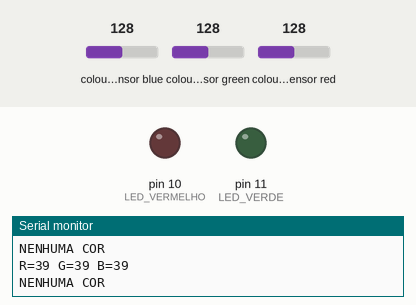
Recording of a sketch running on a simulated Arduino Uno, built with avr-gcc and run on an emulated ATmega328P. Shown: output pins drawn as LEDs (lit = HIGH), the last lines printed to the serial monitor. Wiring (inferred from the names in the program): TCS3200 colour sensor: output pin 8; S2 pin 6; S3 pin 7; S0 pin 4; S1 pin 5. Inputs (shaded band) come from the test bench; at power-on: colour sensor blue 128, colour sensor green 128, colour sensor red 128. Pins used as bus, display or sensor lines are not drawn.

Above: at 1.2 s.
1.3 s: colour sensor blue set to 104
2.8 s: colour sensor blue set to 97
At 3.5 s:
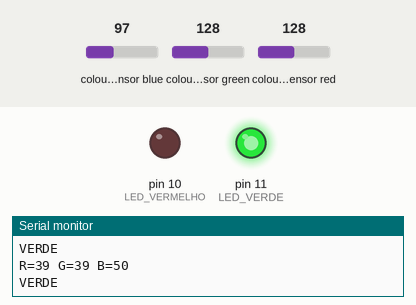
4.5 s: colour sensor green set to 122
At 5.2 s:
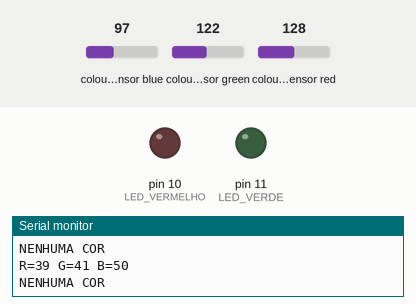
6.0 s: colour sensor red set to 134
7.5 s: colour sensor red set to 140
At 8.5 s:
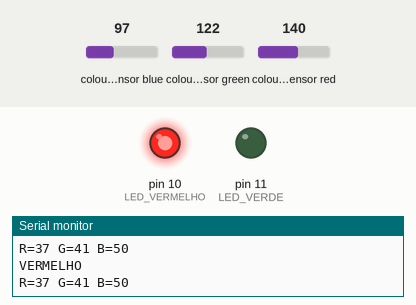
9.0 s: colour sensor blue set to 191
At 10.1 s:
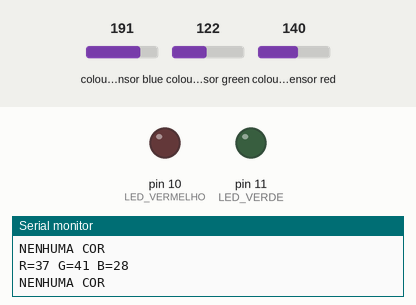
Timing chart, 0 to 11.5 s (numbered marks = the images above; inputs shaded):
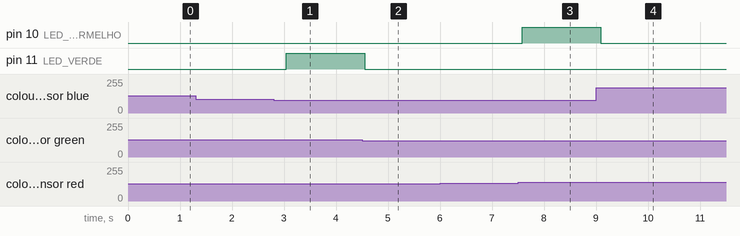

Measured:
- the behaviour switches between 100 and 99 on colour sensor blue (found by bisection; images 0 and 1)
- the behaviour switches between 125 and 124 on colour sensor green (found by bisection; images 1 and 2)
- the behaviour switches between 136 and 137 on colour sensor red (found by bisection; images 2 and 3)
- after the input at 2.8 s, pin 11 (LED_VERDE): LOW → HIGH after 0.24 s
- after the input at 4.5 s, pin 11 (LED_VERDE): HIGH → LOW after 0.05 s
- after the input at 7.5 s, pin 10 (LED_VERMELHO): LOW → HIGH after 0.08 s
- after the input at 9.0 s, pin 10 (LED_VERMELHO): HIGH → LOW after 0.09 s

The sketch:

SensorRGB.ino
```cpp
// Autor: Cleyson Soares
// Projeto: Teste Sensor RGB TCS230 com LEDs
// Versão: 2.1 (Correção da confusão verde x amarelo)
// Data: 23/10/2025

#define S0 4
#define S1 5
#define S2 6
#define S3 7
#define OUT 8

#define LED_VERMELHO 10
#define LED_VERDE 11

int redFrequency = 0;
int greenFrequency = 0;
int blueFrequency = 0;

int readChannel(bool s2, bool s3) {
  digitalWrite(S2, s2);
  digitalWrite(S3, s3);
  delayMicroseconds(200);
  unsigned long sum = 0;
  for (int i = 0; i < 5; i++) {
    sum += pulseIn(OUT, LOW, 100000);
  }
  return sum / 5;
}

void setup() {
  pinMode(S0, OUTPUT);
  pinMode(S1, OUTPUT);
  pinMode(S2, OUTPUT);
  pinMode(S3, OUTPUT);
  pinMode(OUT, INPUT);
  pinMode(LED_VERMELHO, OUTPUT);
  pinMode(LED_VERDE, OUTPUT);

  digitalWrite(S0, HIGH);
  digitalWrite(S1, LOW);

  Serial.begin(9600);
  Serial.println("=== Teste Sensor RGB TCS230 (versão 2.1) ===");
}

void loop() {
  // Leituras médias
  redFrequency   = readChannel(LOW,  LOW);
  greenFrequency = readChannel(HIGH, HIGH);
  blueFrequency  = readChannel(LOW,  HIGH);

  int R = redFrequency;
  int G = greenFrequency;
  int B = blueFrequency;

  Serial.print("R="); Serial.print(R);
  Serial.print(" G="); Serial.print(G);
  Serial.print(" B="); Serial.println(B);

  int diffRG = abs(R - G);
  int mediaRGB = (R + G + B) / 3;

  // Detecta cores
  bool isYellow = (diffRG <= 10 && B >= max(R, G) + 12 && mediaRGB < 30);
  bool isGreen  = (G <= R - 3 && G <= B - 3) || (mediaRGB >= 30 && diffRG <= 6 && B >= G + 10);
  bool isRed    = (R <= G - 4 && R <= B - 4);

  if (isYellow) {
    digitalWrite(LED_VERDE, HIGH);
    digitalWrite(LED_VERMELHO, HIGH);
    Serial.println("AMARELO");
  }
  else if (isRed) {
    digitalWrite(LED_VERMELHO, HIGH);
    digitalWrite(LED_VERDE, LOW);
    Serial.println("VERMELHO");
  }
  else if (isGreen) {
    digitalWrite(LED_VERDE, HIGH);
    digitalWrite(LED_VERMELHO, LOW);
    Serial.println("VERDE");
  }
  else {
    digitalWrite(LED_VERDE, LOW);
    digitalWrite(LED_VERMELHO, LOW);
    Serial.println("NENHUMA COR");
  }

  delay(300);
}
```
